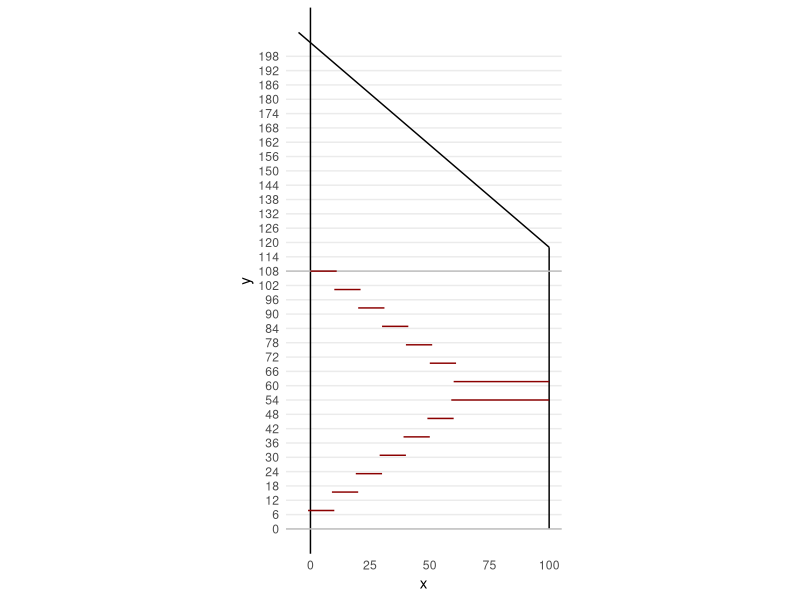
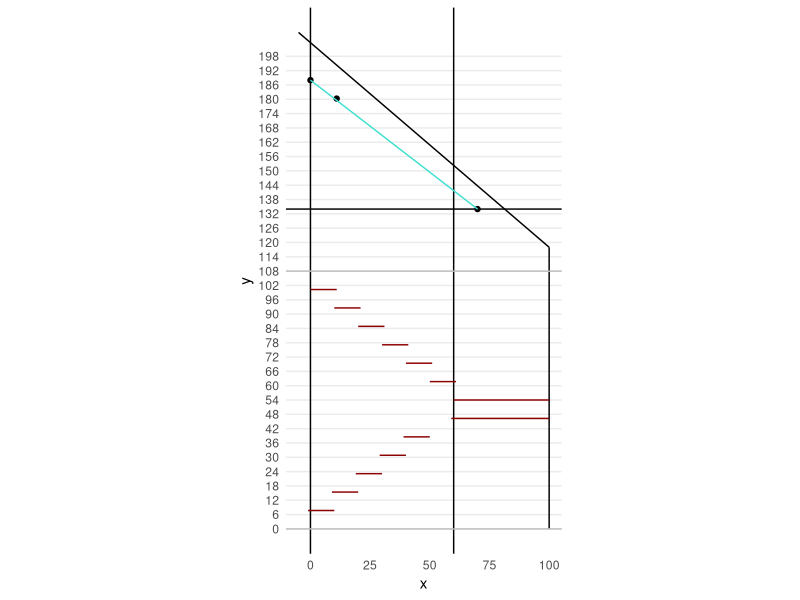

Write R code to recreate these figures, in order.
## ---- chunk 1
knitr::opts_chunk$set(echo = TRUE)
## ---- chunk 2
library(tidyverse)
## ---- chunk 3
ggplot() +
  geom_vline(aes(xintercept = 0)) +
  geom_segment(aes(x = 100, xend = 100,
                   y = 0, yend = 118)) +
  # geom_point(aes(x = rep(100, 60),
  #                y = seq(0, 118, 2))) +
  geom_hline(aes(yintercept = c(0, 108)),
             color = "gray") +
  # geom_point(aes(x = c(100, 65, 30, -5),
  #                y = c(118, 148, 178, 208))) +
  geom_segment(aes(x = 100, xend = -5, y = 118, yend = 208)) +
  geom_segment(aes(x = seq(-1, 49, 10), xend = seq(10, 60, 10), 
                   y = seq(108/14, 6*108/14, 108/14), 
                   yend = seq(108/14, 6*108/14, 108/14)),
               color = "darkred") +
  geom_segment(aes(x = seq(0, 50, 10), xend = seq(11, 61, 10),
                   y = seq(108, 108-5*108/14, -108/14),
                   yend = seq(108, 108-5*108/14, -108/14)),
               color = "darkred") +
  geom_segment(aes(x = c(59, 60), xend = c(100, 100), 
                   y = c(7*108/14, 8*108/14), 
                   yend = c(7*108/14, 8*108/14)),
               color = "darkred") +
  scale_y_continuous(breaks = seq(0,200, 6)) +
  coord_equal() +
  theme_minimal() +
  theme(panel.grid.major.x = element_blank(),
        panel.grid.minor.x = element_blank(),
        panel.grid.minor.y = element_blank())
## ---- chunk 4
ggplot() +
  geom_vline(aes(xintercept = c(0, 60))) +
  geom_segment(aes(x = 100, xend = 100,
                   y = 0, yend = 118)) +
  # geom_point(aes(x = rep(100, 60),
  #                y = seq(0, 118, 2))) +
  geom_hline(aes(yintercept = 7*108/14 + 6*12+8)) +
  geom_hline(aes(yintercept = c(0, 108)),
             color = "gray") +
  geom_point(aes(x = c(0,11, 70),
                 y = c(108 + 6*12 + 8, 108-108/14 + 6*12 + 8, 7*108/14 + 6*12 + 8))) +
  geom_segment(aes(x = 0, xend = 70, y = 108 + 6*12 + 8, yend = 7*108/14 + 6*12 + 8),
               color = "turquoise") +
  # geom_point(aes(x = c(100, 65, 30, -5),
  #                y = c(118, 148, 178, 208))) +
  geom_segment(aes(x = 100, xend = -5, y = 118, yend = 208)) +
  geom_segment(aes(x = seq(-1, 39, 10), xend = seq(10, 50, 10), 
                   y = seq(108/14, 5*108/14, 108/14), 
                   yend = seq(108/14, 5*108/14, 108/14)),
               color = "darkred") +
  geom_segment(aes(x = seq(0, 50, 10), xend = seq(11, 61, 10),
                   y = seq(108-108/14, 108-6*108/14, -108/14),
                   yend = seq(108-108/14, 108-6*108/14, -108/14)),
               color = "darkred") +
  geom_segment(aes(x = c(59, 60), xend = c(100, 100), 
                   y = c(6*108/14, 7*108/14), 
                   yend = c(6*108/14, 7*108/14)),
               color = "darkred") +
  scale_y_continuous(breaks = seq(0,200, 6)) +
  coord_equal() +
  theme_minimal() +
  theme(panel.grid.major.x = element_blank(),
        panel.grid.minor.x = element_blank(),
        panel.grid.minor.y = element_blank())
